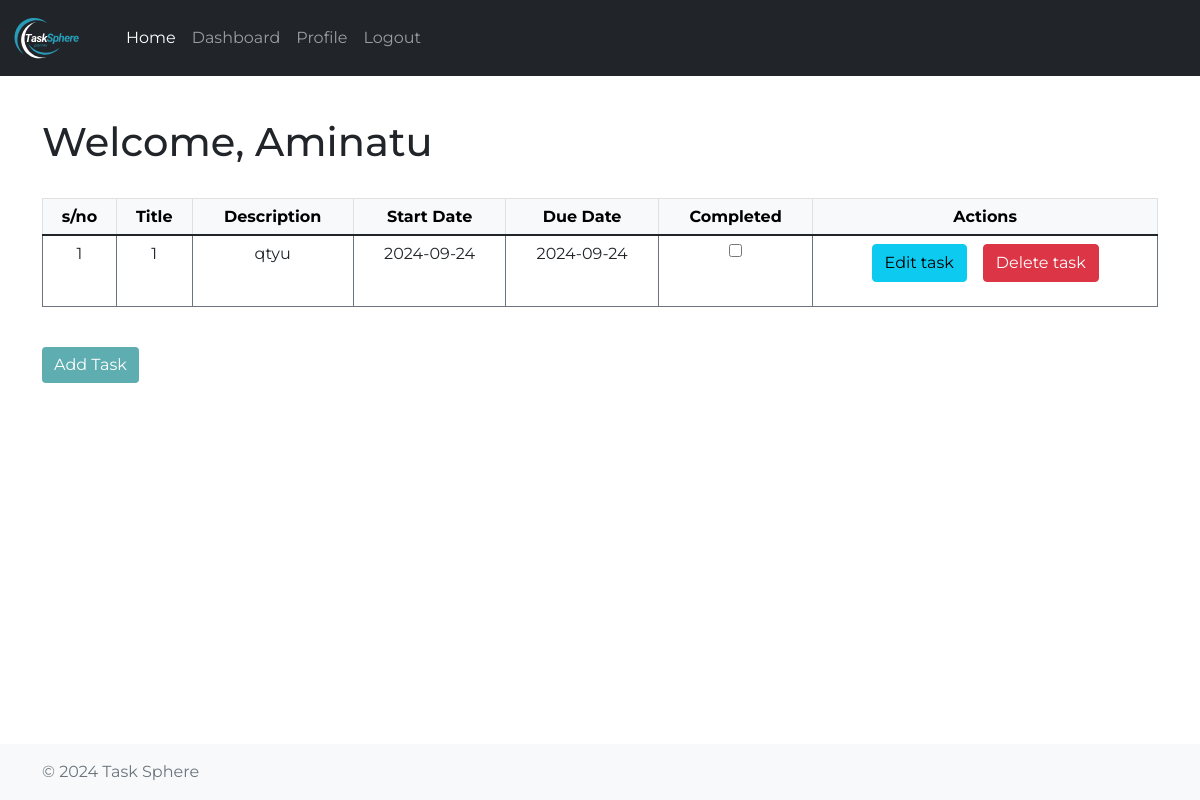
The page /dashboard (signed in) on the database its author committed.
### app/models.py (models this page shows, shortened)
class User(db.Model, UserMixin):
	id = db.Column(db.Integer, primary_key=True)
	firstname = db.Column(db.String(64), nullable=False)
	lastname = db.Column(db.String(64), nullable=False)
	username = db.Column(db.String(64), index=True, unique=True, nullable=False)
	email = db.Column(db.String(120), unique=True, nullable=False)
	password_hash = db.Column(db.String(120), nullable=False)
	phone = db.Column(db.String(20), unique=True, nullable=False)
	tasks = db.relationship('Task', backref='owner', lazy=True)

class Task(db.Model):
	id = db.Column(db.Integer, primary_key=True, autoincrement=True)
	title = db.Column(db.String(100), nullable=False)
	description = db.Column(db.String(500), nullable=False)
	start_date = db.Column(db.DateTime, nullable=False, default=datetime.utcnow)
	due_date = db.Column(db.DateTime)
	completed = db.Column(db.Boolean, default=False)
	user_id = db.Column(db.Integer, db.ForeignKey('user.id'), nullable=False)
	reminders = db.relationship('Reminder', backref='task', cascade='all, delete-orphan', passive_deletes=True)

### app/routes.py (the view)
@auth_bp.route('/dashboard')
@login_required
def dashboard():
	form = LogoutForm()
	tasks = Task.query.filter_by(user_id=current_user.id).all()
	return render_template('dashboard.html', tasks=tasks, form=form, user=current_user)

### app/forms.py
class LogoutForm(FlaskForm):
	submit  = SubmitField('Logout')

### app/__init__.py (called while the page is built)
def create_app():
    app = Flask(__name__, static_folder='templates/static')
    app.config.from_object('config.Config')
    db.init_app(app)
    migrate.init_app(app, db)
    login_manager.init_app(app)
    mail.init_app(app)
    login_manager.login_view = 'auth.login'
    @login_manager.user_loader
    def load_user(user_id):
        from app.models import User
        return User.query.get(int(user_id))
    from app.routes import auth_bp
    app.register_blueprint(auth_bp, url_prefix='/')
    app.config.update(
        CELERY_BROKER_URL='redis://localhost:6379/0',
        CELERY_RESULT_BACKEND='redis://localhost:6379/0'
    )
    celery = make_celery(app)
    mail.init_app(app)
    return app

### app/templates/dashboard.html (shortened to what this page needs)
{% extends 'base.html' %}
{% block content %}
<h1 class="dashboard-heading">Welcome, {{ user.username }}</h1><br>
{% if tasks %}
<table class="table table-bordered border-secondary text-center" border="1" cellpadding="12">
    <thead class="table-light">
        <strong>
        	<tr>
        	<th>s/no</th>
            <th>Title</th>
            <th>Description</th>
            <th>Start Date</th>
            <th>Due Date</th>
            <th>Completed</th>
            <th>Actions</th>
        </tr>
        </strong>
    </thead>
    <tbody>
        {% for task in tasks %}
        <tr>
        	<td>{{ loop.index }}</td>
            <td>{{ task.title }}</td>
            <td>{{ task.description }}</td>
            <td>{{ task.start_date.strftime('%Y-%m-%d') if task.start_date else 'N/A' }}</td>
            <td>{{ task.due_date.strftime('%Y-%m-%d') if task.due_date else 'N/A' }}</td>
            <td>
                <form method="POST" action="{{ url_for('auth.toggle_complete', task_id=task.id) }}" class="d-inline">
                    <input type="checkbox" name="completed" onchange="this.form.submit()" {% if task.completed %}checked{% endif %}>
                </form>
            </td>
            <td>
            	<div class="d-flex justify-content-center">
                    <a href="{{ url_for('auth.edit_task', task_id=task.id) }}" class="me-3">
                        <button class="btn btn-info" type="button">Edit task</button>
                    </a>
                    <form method="POST" action="{{ url_for('auth.delete_task', task_id=task.id) }}" class="d-inline">
                        <button class="btn btn-danger" type="submit" onclick="return confirm('Are you sure you want to delete this task?')">Delete task</button>
                    </form>
                </div>
            </td>
        </tr>
        {% endfor %}
    </tbody>
</table><br>
<div class="d-flex justify-content-start align-items-center">
    <a href="{{ url_for('auth.add_task') }}">
        <button style="margin-right: 10px;" class="btn bt btn-secondary" type="button">Add Task</button>
    </a>
</div>
{%endif%}
{% endblock %}

### app/templates/static/css/hero.css (style rules this page uses)
body { font-family: 'Montserrat', sans-serif; }
html, body { overflow-x: hidden; }
img, iframe, table { max-width: 100%; height: auto; }
.bt { background-color: #5eadb0; border: none; color: #fff; }

### rows shown on the page
User: username "Aminatu"
Task: title "1", description "qtyu", start_date "2024-09-24", due_date "2024-09-24"
